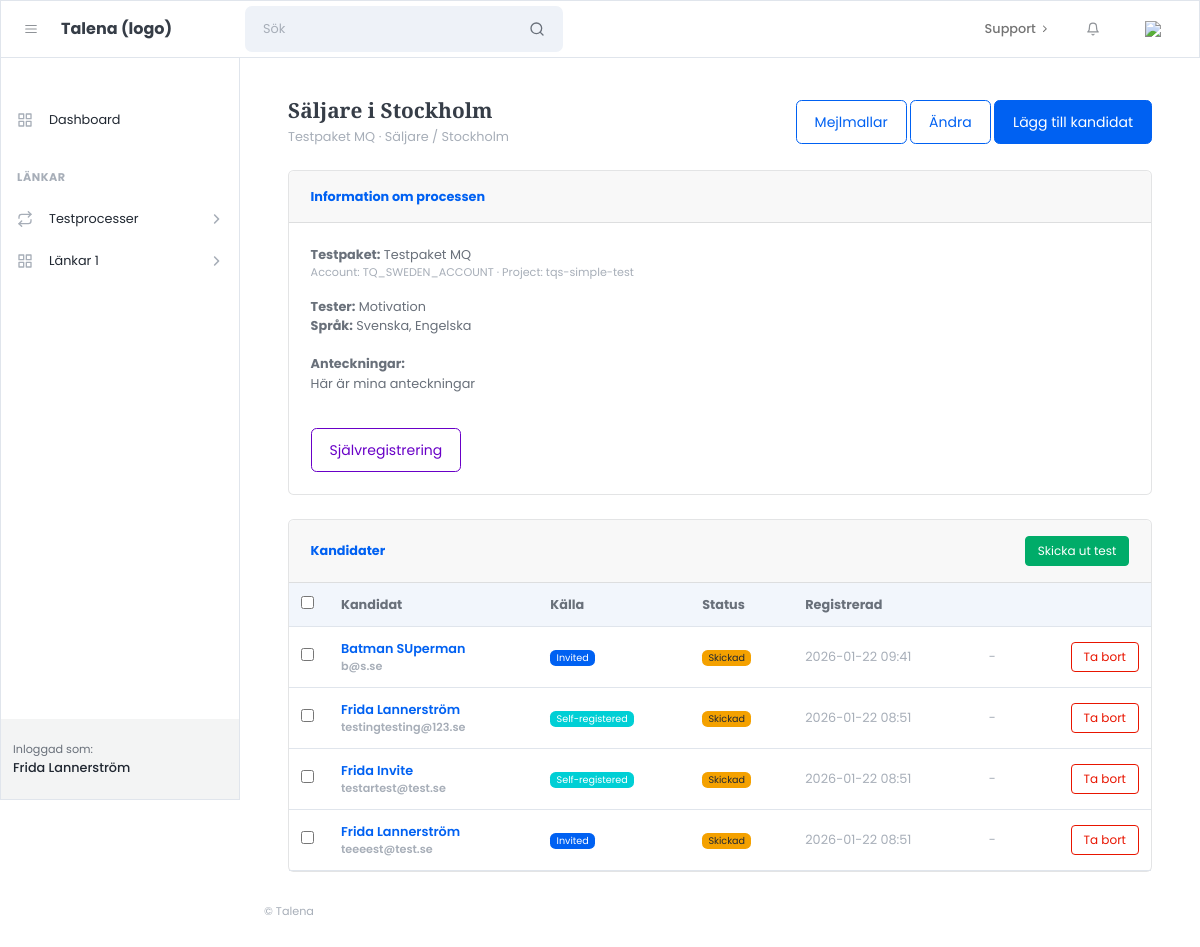
Before: /processes/13/ (signed in) with the older database file.
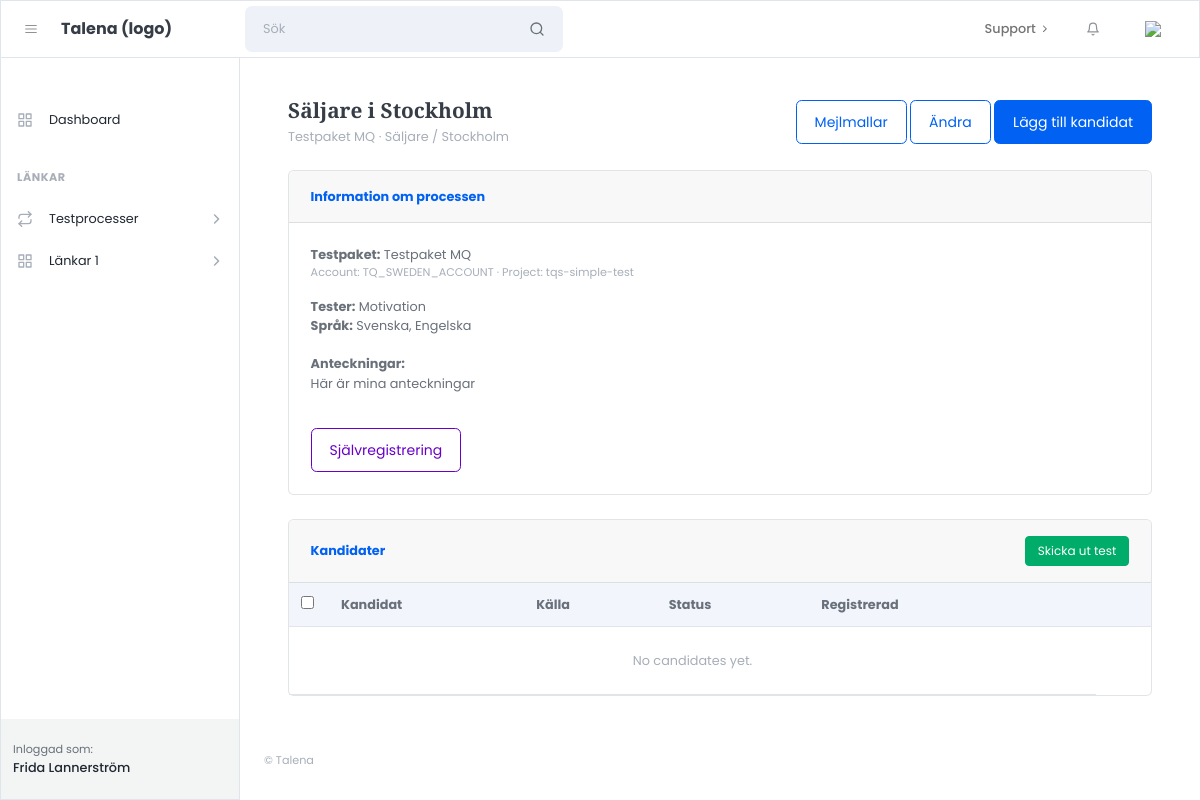
After: the same page with the newer database file.
### apps/accounts/models.py (models this page shows)
class User(AbstractUser):
    class Role(models.TextChoices):
        ADMIN = "admin", "Admin"
        CUSTOMER = "customer", "Customer"
    role = models.CharField(
        max_length=20,
        choices=Role.choices,
        default=Role.CUSTOMER,
    )

### apps/processes/models.py (models this page shows, shortened)
class TestProcess(models.Model):
    name = models.CharField(max_length=255)
    provider = models.CharField(max_length=50, default="sova")
    account_code = models.CharField(max_length=255)
    project_code = models.CharField(max_length=255)
    project_name_snapshot = models.CharField(max_length=255, blank=True, default="")
    job_title = models.CharField(max_length=255, blank=True, default="")
    job_location = models.CharField(max_length=255, blank=True, default="")
    notes = models.TextField(blank=True, default="")
    self_registration_token = models.UUIDField(
        default=uuid.uuid4,
        unique=True,
        editable=False,
        db_index=True,
    )
    created_by = models.ForeignKey(
        settings.AUTH_USER_MODEL,
        on_delete=models.CASCADE,
        related_name="test_processes",
    )
    created_at = models.DateTimeField(auto_now_add=True)
    class Meta:
        ordering = ["-created_at"]
    def get_self_registration_url(self):
                    return reverse("processes:self_register", kwargs={"token": str(self.self_registration_token)})

class TestInvitation(models.Model):
    STATUS_CHOICES = [
        ("created", "Created"),
        ("sent", "Sent"),
        ("started", "Started"),
        ("completed", "Completed"),
        ("expired", "Expired"),
        ("failed", "Failed"),
    ]
    SOURCE_CHOICES = [
        ("invited", "Invited"),
        ("self_registered", "Self-registered"),
    ]
    assessment_url = models.URLField(blank=True, null=True)
    sova_request_id = models.CharField(max_length=512, blank=True, null=True)
    process = models.ForeignKey("processes.TestProcess", on_delete=models.CASCADE, related_name="invitations")
    candidate = models.ForeignKey("processes.Candidate", on_delete=models.CASCADE, related_name="invitations")
    source = models.CharField(max_length=20, choices=SOURCE_CHOICES, default="invited")
    request_id = models.CharField(max_length=512, null=True, blank=True)
    sova_project_id = models.IntegerField(null=True, blank=True)
    overall_score = models.FloatField(null=True, blank=True)
    project_results = models.JSONField(null=True, blank=True)
    status = models.CharField(max_length=30, choices=STATUS_CHOICES, default="created")
    invited_at = models.DateTimeField(blank=True, null=True)
    completed_at = models.DateTimeField(blank=True, null=True)
    result_payload = models.JSONField(null=True, blank=True)   # hela resultatet (om du vill)
    score = models.IntegerField(null=True, blank=True)         # demo-score 0–100 (eller vad du vill)
    sova_invitation_id = models.CharField(max_length=255, blank=True, null=True)
    sova_payload = models.JSONField(blank=True, null=True)
    created_at = models.DateTimeField(auto_now_add=True)
    class Meta:
        constraints = [
            models.UniqueConstraint(fields=["process", "candidate"], name="uniq_invitation_per_process")
        ]

class Candidate(models.Model):
    first_name = models.CharField(max_length=80)
    last_name = models.CharField(max_length=80, blank=True)
    email = models.EmailField()
    created_at = models.DateTimeField(auto_now_add=True)
    class Meta:
        constraints = [
            models.UniqueConstraint(fields=["email"], name="uniq_candidate_email")
        ]

### apps/projects/models.py (models this page shows, shortened)
class ProjectMeta(models.Model):
    provider = models.CharField(max_length=50, default="sova")
    account_code = models.CharField(max_length=255)
    project_code = models.CharField(max_length=255)
    intern_name = models.TextField(blank=True, default="")
    tests = models.TextField(blank=True, default="")      # ["Personlighet", "Kognitivt"]
    languages = models.TextField(blank=True, default="")   # ["sv", "en"]
    notes = models.TextField(blank=True, default="")
    updated_at = models.DateTimeField(auto_now=True)
    class Meta:
        unique_together = ("provider", "account_code", "project_code")

### apps/processes/views.py (the view)
# urls.py: path("<int:pk>/", views.process_detail, name="process_detail"),
@login_required
def process_detail(request, pk):
    process = get_object_or_404(
        TestProcess,
        pk=pk,
        created_by=request.user
    )
    meta = ProjectMeta.objects.filter(
        account_code=process.account_code,
        project_code=process.project_code,
    ).first()
    invitations = (
        process.invitations
        .select_related("candidate")
        .order_by("-created_at")
    )
    return render(
        request,
        "customer/processes/process_detail.html",
        {
            "process": process,
            "invitations": invitations,
            "meta": meta,
            "self_reg_url": request.build_absolute_uri(process.get_self_registration_url()),
        }
    )

### templates/customer/processes/process_detail.html (shortened to what this page needs)
{% extends "customer/core/layouts/customer_base.html" %}
{% block content %}
<div class="container-fluid px-4">
  <div class="d-flex align-items-center justify-content-between mb-4">
    <div>
      <h1 class="h3 mb-1">{{ process.name }}</h1>
      <div class="text-muted">
        {{ process.project_name_snapshot }} · {{ process.job_title }} / {{ process.job_location }}
      </div>
    </div>
    <div>
      <a class="btn btn-outline-primary" href="{% url 'emails:edit_process_invitation_template' process.id %}">
        Mejlmallar
      </a>
      <a class="btn btn-outline-primary" href="{% url 'processes:process_update' process.id %}">
        Ändra
      </a>
      <a class="btn btn-primary" href="{% url 'processes:process_add_candidate' process.id %}">
        Lägg till kandidat
      </a>
    </div>
  </div>
  <div class="card mb-4">
    <div class="card-header"><strong>Information om processen</strong></div>
    <div class="card-body">
      <div><strong>Testpaket:</strong> {{ process.project_name_snapshot }}</div>
      <div class="text-muted small mb-3">Account: {{ process.account_code }} · Project: {{ process.project_code }}</div>
      <div><strong>Tester:</strong> {{ meta.tests|default:"—" }}</div>
      <div><strong>Språk:</strong> {{ meta.languages|default:"—" }}</div><br>
      <div>
        <p><strong>Anteckningar:</strong><br>{{ process.notes }}</p>
      </div>
      <br>
      <button type="button" class="btn btn-outline-secondary" id="btnSelfReg">
        Självregistrering
      </button>
    </div>
  </div>
  <div class="card">
    <div class="card-header d-flex justify-content-between align-items-center">
      <strong>Kandidater</strong>
      <button type="submit" form="send-tests-form" class="btn btn-success btn-sm">
        Skicka ut test
      </button>
    </div>
    <div class="card-body p-0">
      <form id="send-tests-form" method="post" action="{% url 'processes:process_send_tests' process.id %}">
        <div class="table-responsive">
          <table class="table mb-0 align-middle">
            <thead class="bg-light">
              <tr>
                <th style="width:40px;">
                  <input type="checkbox" id="select-all">
                </th>
                <th>Kandidat</th>
                <th>Källa</th>
                <th>Status</th>
                <th>Registrerad</th>
                <th></th>
                <th></th>
              </tr>
            </thead>
            <tbody>
              {% for inv in invitations %}
              <tr>
                <td>
                  <input type="checkbox" name="invitation_ids" value="{{ inv.id }}" class="row-check">
                </td>
                <td class="fw-semibold">
                  <a href="{% url 'processes:process_candidate_detail' process.id inv.candidate.id %}"
                    class="text-decoration-none fw-semibold">
                    {{ inv.candidate.first_name }} {{ inv.candidate.last_name }}
                  </a>
                  <div class="small text-muted">{{ inv.candidate.email }}</div>
                </td>
                <td>
                  {% if inv.source == "self_registered" %}
                  <span class="badge bg-info">Self-registered</span>
                  {% else %}
                  <span class="badge bg-primary">Invited</span>
                  {% endif %}
                </td>
                <td>
                  {% if inv.status == "completed" %}
                  <span class="badge bg-success">Färdig</span>
                  {% elif inv.status == "sent" %}
                  <span class="badge bg-warning text-dark">Skickad</span>
                  {% elif inv.status == "created" %}
                  <span class="badge bg-secondary">Ej skickad</span>
                  {% else %}
                  <span class="badge bg-light text-dark">{{ inv.status }}</span>
                  {% endif %}
                </td>
                <td class="text-muted">
                  {{ inv.invited_at|default:inv.created_at|date:"Y-m-d H:i" }}
                </td>
                <td class="text-muted">
                  {{ inv.completed_at|default:"-" }}
                </td>
                <td class="text-end">
                  <button type="submit" class="btn btn-sm btn-outline-danger" form="send-tests-form"
                    formaction="{% url 'processes:remove_candidate_from_process' process.id inv.candidate_id %}"
                    formmethod="post" onclick="return confirm('Are you sure you want to remove this candidate?');"
                    title="Remove candidate">
                    Ta bort
                  </button>
                </td>
              </tr>
              {% empty %}
              <tr>
                <td colspan="6" class="p-4 text-muted text-center">
                  No candidates yet.
                </td>
              </tr>
              {% endfor %}
            </tbody>
          </table>
        </div>
      </form>
    </div>
  </div>
</div>
{% endblock %}

### templates/customer/core/layouts/customer_base.html (shortened to what this page needs)
{% load static %}
<!DOCTYPE html>
<html lang="en">
<head>
  <link href="https://cdn.jsdelivr.net/npm/litepicker/dist/css/litepicker.css" rel="stylesheet" />
  <link href="{% static 'css/style.css' %}" rel="stylesheet" />
</head>
<body class="nav-fixed">
  {% include "../partials/customer_header.html" %}
  <div id="layoutSidenav">
    {% include "../partials/customer_sidebar.html" %}
    <div id="layoutSidenav_content">
      <main>
        <div class="container-xl px-4 mt-5">
        {% block content %}{% endblock %}
        </div>
      </main>
      {% include "../partials/customer_footer.html" %}
    </div>
  </div>
</body>
</html>

### templates/customer/core/partials/customer_header.html (shortened to what this page needs)
<nav class="topnav navbar navbar-expand justify-content-between justify-content-sm-start navbar-light bg-white border" id="sidenavAccordion">
            <button class="btn btn-icon btn-transparent-dark order-1 order-lg-0 me-2 ms-lg-2 me-lg-0" id="sidebarToggle"><i data-feather="menu"></i></button>
            <a class="navbar-brand pe-3 ps-4 ps-lg-2">Talena (logo)</a>
            <form class="form-inline me-auto d-none d-lg-block me-3">
                <div class="input-group input-group-joined input-group-solid">
                    <input class="form-control pe-0" type="search" placeholder="Sök" aria-label="Sök" />
                    <div class="input-group-text"><i data-feather="search"></i></div>
                </div>
            </form>
            <ul class="navbar-nav align-items-center ms-auto">
                <li class="nav-item dropdown no-caret d-none d-md-block me-3">
                    <a class="nav-link dropdown-toggle" id="navbarDropdownDocs" href="javascript:void(0);" role="button" data-bs-toggle="dropdown" aria-haspopup="true" aria-expanded="false">
                        <div class="fw-500">Support</div>
                        <i class="fas fa-chevron-right dropdown-arrow"></i>
                    </a>
                </li>
                <li class="nav-item dropdown no-caret d-none d-sm-block me-3 dropdown-notifications">
                    <a class="btn btn-icon btn-transparent-dark dropdown-toggle" id="navbarDropdownAlerts" href="javascript:void(0);" role="button" data-bs-toggle="dropdown" aria-haspopup="true" aria-expanded="false"><i data-feather="bell"></i></a>
                </li>
                <li class="nav-item dropdown no-caret dropdown-user me-3 me-lg-4">
                    <a class="btn btn-icon btn-transparent-dark dropdown-toggle" id="navbarDropdownUserImage" href="javascript:void(0);" role="button" data-bs-toggle="dropdown" aria-haspopup="true" aria-expanded="false"><img class="img-fluid" src="assets/img/illustrations/profiles/profile-1.png" /></a>
                </li>
            </ul>
        </nav>

### templates/customer/core/partials/customer_sidebar.html (shortened to what this page needs)
<div id="layoutSidenav_nav">
                <nav class="sidenav sidenav-light border">
                    <div class="sidenav-menu">
                        <div class="nav accordion" id="accordionSidenav">
                            <div class="sidenav-menu-heading"></div>
                            <a class="nav-link" href="{% url 'customer_dashboard' %}">
                                <div class="nav-link-icon"><i data-feather="grid"></i></div>
                                Dashboard
                            </a>
                            <div class="sidenav-menu-heading">Länkar</div>
                            <a class="nav-link collapsed" href="javascript:void(0);" data-bs-toggle="collapse" data-bs-target="#collapseFlows" aria-expanded="false" aria-controls="collapseFlows">
                                <div class="nav-link-icon"><i data-feather="repeat"></i></div>
                                Testprocesser
                                <div class="sidenav-collapse-arrow"><i class="fas fa-angle-down"></i></div>
                            </a>
                            <a class="nav-link collapsed" href="javascript:void(0);" data-bs-toggle="collapse" data-bs-target="#collapsePages" aria-expanded="false" aria-controls="collapsePages">
                                <div class="nav-link-icon"><i data-feather="grid"></i></div>
                                Länkar 1
                                <div class="sidenav-collapse-arrow"><i class="fas fa-angle-down"></i></div>
                            </a>
                    </div>
                    </div>
                    <div class="sidenav-footer">
                        <div class="sidenav-footer-content">
                            <div class="sidenav-footer-subtitle">Inloggad som:</div>
                            <div class="sidenav-footer-title">{{ request.user.get_full_name }}</div>
                        </div>
                    </div>
                </nav>
            </div>

### templates/customer/core/partials/customer_footer.html
<footer class="footer-admin mt-auto footer-light">
  <div class="container-xl px-4">
    <div class="small text-muted py-3">© Talena</div>
  </div>
</footer>

Changed rows visible on the page:
removed TestInvitation: candidate.first_name "Batman", candidate.last_name "SUperman", candidate.email "b@s.se", source "Invited", status "Skickad", invited_at "2026-01-22 09:41", completed_at "-"
removed TestInvitation: candidate.first_name "Frida", candidate.last_name "Lannerström", candidate.email "testingtesting@123.se", source "Self-registered", status "Skickad", invited_at "2026-01-22 08:51", completed_at "-"
removed TestInvitation: candidate.first_name "Frida", candidate.last_name "Invite", candidate.email "testartest@test.se", source "Self-registered", status "Skickad", invited_at "2026-01-22 08:51", completed_at "-"
removed TestInvitation: candidate.first_name "Frida", candidate.last_name "Lannerström", candidate.email "teeeest@test.se", source "Invited", status "Skickad", invited_at "2026-01-22 08:51", completed_at "-"
Other visible differences:
text now shown: "No candidates yet."
